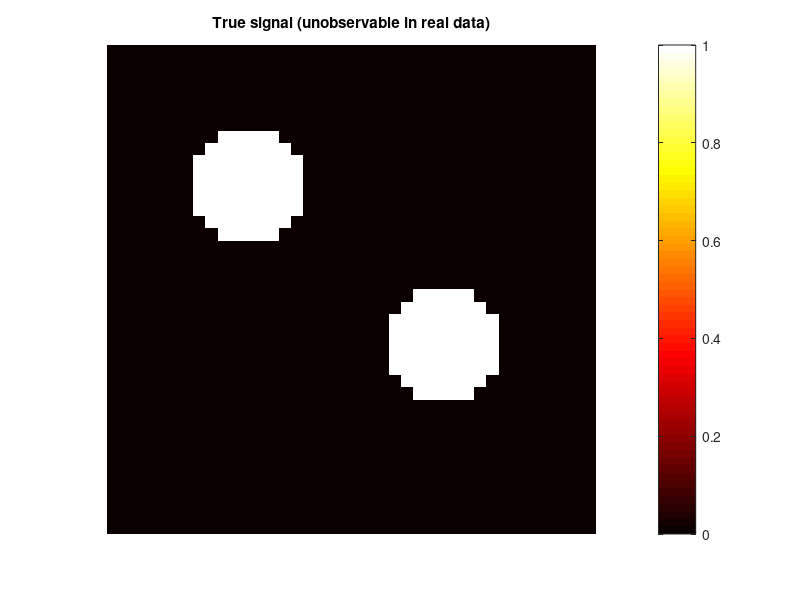

Reproduce this figure in MATLAB. (Note: this script raises an error after producing the figure.)
%% Lab 6 — Building a Brain Map from Scratch (MATLAB)
%[text] In this lab you will run the complete statistical brain-mapping loop in
%[text] miniature, on simulated data where *you* planted the true signal:
%[text] simulate a two-condition experiment at many "voxels", build a
%[text] single-subject map from trial-level data, combine subjects into a
%[text] group-level map, threshold it with and without multiple comparisons
%[text] correction, count true and false positives against the known ground
%[text] truth, watch effect sizes inflate in selected voxels, and compare
%[text] voxel-wise mapping against region-of-interest (ROI) tests.
%[text] The final (optional) section runs the same voxel-wise t-test on a real
%[text] dataset using CANlab tools.
%[text]
%[text] Requirements: base MATLAB + Statistics and Machine Learning Toolbox.
%[text] The final section additionally requires CanlabCore + SPM12 on your path.

if isempty(ver('stats'))
    warning('The Statistics Toolbox is required for ttest() below.');
end

%% 1. The generative model: plant the true signal
%[text] The brain mapping framework assumes observed data are a mixture of
%[text] true signal and noise (Figure 6.4 in the book). In a simulation we
%[text] choose the truth: a 40 x 40 grid of voxels, with an [A - B] effect of
%[text] 1 signal unit in two circular regions and exactly zero elsewhere.

rng(6);
nx = 40; ny = 40;                       % 40 x 40 voxel "slice"
[xx, yy] = meshgrid(1:nx, 1:ny);

% True signal: effect of 1 inside two circular regions, 0 elsewhere
truth = ((xx-12).^2 + (yy-12).^2 < 25) | ((xx-28).^2 + (yy-25).^2 < 25);
true_effect = 1.0 * truth;

figure;
imagesc(true_effect); axis image off; colormap hot; colorbar;
title('True signal (unobservable in real data)');
fprintf('Voxels with true signal: %d of %d\n', sum(truth(:)), numel(truth));

%% 2. A single-subject map from trial-level data
%[text] One participant performs many trials of condition A (task) and
%[text] condition B (control). At every voxel: baseline 100 units, plus the
%[text] true effect on A trials only, plus trial-to-trial noise. A two-sample
%[text] t-test at each voxel gives the single-subject map (top panel of
%[text] Figure 6.2). "Massively univariate" means the same simple test is
%[text] repeated independently at every voxel.

n_trials = 40;                          % trials per condition
noise_sd = 2.0;                         % trial-to-trial noise

% Trial-level responses at every voxel [ny x nx x n_trials]
trials_A = 100 + repmat(true_effect, 1, 1, n_trials) + noise_sd * randn(ny, nx, n_trials);
trials_B = 100 + noise_sd * randn(ny, nx, n_trials);

% Two-sample t-test at every voxel: is mean(A) different from mean(B)?
[~, p_single, ~, stat_single] = ttest2(trials_A, trials_B, 'dim', 3);
t_single = stat_single.tstat;

diff_image = mean(trials_A, 3) - mean(trials_B, 3);   % [A - B] difference image

figure;
subplot(1, 2, 1); imagesc(diff_image, [-2 2]); axis image off;
title('Unthresholded difference image'); colorbar;
subplot(1, 2, 2); imagesc(t_single, [-5 5]); axis image off;
title('Single-subject t map'); colorbar;
colormap(gca, 'parula');

%[text] The two true regions are visible — but so are convincing-looking
%[text] blobs that are pure noise. Hypothesis testing exists to tell us which
%[text] blobs are unlikely to be chance.

%% 3. A group-level map: population inference
%[text] Single-subject maps cannot support claims about brains in general.
%[text] The standard group recipe (bottom panel of Figure 6.2): compute one
%[text] [A - B] difference image per participant, then run a one-sample
%[text] t-test across participants at every voxel — treating participants as
%[text] a random effect.

n_sub = 24;                             % participants
subj_sd = 1.0;                          % between-person variability + noise

% One difference image per participant = true effect + noise [ny x nx x n_sub]
diff_imgs = repmat(true_effect, 1, 1, n_sub) + subj_sd * randn(ny, nx, n_sub);

% One-sample t-test across participants, separately at every voxel
[~, p_map, ~, stat_group] = ttest(diff_imgs, 0, 'dim', 3);
t_map = stat_group.tstat;

figure;
imagesc(t_map, [-8 8]); axis image off; colorbar;
title(sprintf('Group t map (n = %d, df = %d)', n_sub, n_sub - 1));

%% 4. Threshold the map: multiple comparisons
%[text] With 1,600 tests, p < .05 uncorrected *expects* about 73 false
%[text] positives from the 1,462 null voxels alone. We compare three choices:
%[text] uncorrected (per-voxel error rate), Bonferroni (family-wise error
%[text] rate: chance of ANY false positive), and Benjamini-Hochberg FDR
%[text] (expected proportion of significant voxels that are false positives).

alpha = 0.05;
n_vox = nx * ny;

sig_unc  = p_map < alpha;               % no correction
sig_bonf = p_map < alpha / n_vox;       % Bonferroni (FWER)

% Benjamini-Hochberg FDR: largest p-value rank under the BH line
p_sorted = sort(p_map(:));
below = p_sorted <= alpha * (1:n_vox)' / n_vox;
if any(below)
    p_crit = p_sorted(find(below, 1, 'last'));
else
    p_crit = 0;
end
sig_fdr = p_map <= p_crit & p_crit > 0;

figure;
titles = {'Unthresholded t map', 'p < .05 uncorrected', ...
          'FDR q < .05', 'Bonferroni FWER < .05'};
masks  = {true(ny, nx), sig_unc, sig_fdr, sig_bonf};
for i = 1:4
    subplot(1, 4, i);
    imagesc(t_map .* masks{i}, [0 8]); axis image off;
    title(titles{i});
end
colormap hot;

%[text] Score each map against the known truth — never possible in real data.
%[text] True positives: significant voxels inside true regions. False
%[text] positives: significant voxels outside them.

fprintf('Ground truth: %d active voxels, %d null voxels\n\n', ...
    sum(truth(:)), sum(~truth(:)));
names = {'Uncorrected p < .05', 'FDR q < .05', 'Bonferroni'};
masks = {sig_unc, sig_fdr, sig_bonf};
for i = 1:3
    m = masks{i};
    tp = sum(m(:) & truth(:));  fp = sum(m(:) & ~truth(:));
    fprintf('%-22s significant: %4d   true pos: %3d   false pos: %3d   sensitivity: %.2f\n', ...
        names{i}, sum(m(:)), tp, fp, tp / sum(truth(:)));
end

%[text] The tradeoff of Figure 6.4 in numbers: uncorrected maps detect nearly
%[text] all true voxels but are contaminated with false positives; Bonferroni
%[text] eliminates false positives but misses real signal at region edges;
%[text] FDR sits in between. No threshold reveals the truth exactly.

%% 5. Significant voxels overestimate their own effects
%[text] Voxels survive thresholding partly because noise happened to favor
%[text] the hypothesis there — so effect sizes estimated in selected voxels
%[text] are biased upward (the "winner's curse"). Every truly active voxel
%[text] has a planted effect of exactly 1.

est_effect = mean(diff_imgs, 3);        % estimated effect per voxel

in_truth    = est_effect(truth);                % all truly active voxels
in_selected = est_effect(truth & sig_bonf);     % ...that also passed Bonferroni
in_falsepos = est_effect(~truth & sig_unc);     % false positives (uncorrected)

fprintf('True effect size (planted):                    1.00\n');
fprintf('Mean estimate, ALL truly active voxels:        %.2f\n', mean(in_truth));
fprintf('Mean estimate, SELECTED (significant) voxels:  %.2f\n', mean(in_selected));
fprintf('Mean |estimate|, false-positive voxels:        %.2f  (true effect: 0.00)\n', ...
    mean(abs(in_falsepos)));

figure;
histogram(in_truth, 20, 'FaceAlpha', 0.6); hold on;
histogram(in_selected, 20, 'FaceAlpha', 0.6);
xline(1.0, '--k', 'true effect = 1');
xlabel('estimated [A - B] effect'); ylabel('voxel count');
legend({'all truly active voxels', 'significant (selected) voxels'});
title('Selection inflates effect estimates');

%[text] Significance tells you WHERE non-zero effects likely exist, not HOW
%[text] LARGE they are.

%% 6. The other end of the continuum: an a priori ROI
%[text] With precise prior knowledge we could average signal in one
%[text] predefined region — a single test, no correction needed (Figure 6.5).
%[text] Maximum power and unbiased estimates... IF the hypothesis is right.
%[text] Compare a correctly placed ROI with one displaced onto
%[text] mostly-null territory.

roi_correct   = (xx-12).^2 + (yy-12).^2 < 25;   % exactly on true region 1
roi_misplaced = (xx-20).^2 + (yy-4).^2  < 25;   % nearby, but wrong

rois = {roi_correct, roi_misplaced};
roi_names = {'Correct a priori ROI', 'Misplaced ROI       '};
for i = 1:2
    dmat = reshape(diff_imgs, [], n_sub);       % voxels x subjects
    roi_avg = mean(dmat(rois{i}(:), :), 1)';    % one value per subject
    [~, p_roi, ~, s] = ttest(roi_avg);
    fprintf('%s  mean effect = %5.2f   t(%d) = %5.2f   p = %.3g\n', ...
        roi_names{i}, mean(roi_avg), n_sub - 1, s.tstat, p_roi);
end

figure;
imagesc(true_effect); axis image off; colormap hot; hold on;
contour(roi_correct, [0.5 0.5], 'g', 'LineWidth', 2);
contour(roi_misplaced, [0.5 0.5], 'c', 'LineWidth', 2);
title('True signal with ROIs: correct (green) vs. misplaced (cyan)');

%[text] The correct ROI gives one decisive, unbiased test. The misplaced ROI,
%[text] sampling mostly null voxels, misses the effect entirely. Prior spatial
%[text] precision buys power — but a wrong prior makes a real effect
%[text] invisible, and the advantage is legitimate only if the ROI was truly
%[text] chosen before seeing the data.

%% 7. (Optional) The same loop on real data with CANlab tools
%[text] The identical logic — one test per voxel, threshold, visualize,
%[text] summarize regions — applied to a real dataset: contrast images for
%[text] 30 participants, [reappraise negative vs. look negative], from
%[text] Wager et al. (2008), Neuron. Requires CanlabCore + SPM12 on your path.
%[text] Adapted from the CANlab voxel-wise t-test walkthrough
%[text] (github.com/canlab/CANlab_help_examples).

if ~isempty(which('load_image_set'))

    img_obj = load_image_set('emotionreg');     % load 30 contrast images
    t = ttest(img_obj);                         % group t-test at every voxel
    t = threshold(t, .05, 'fdr', 'k', 10);      % FDR q < .05, extent >= 10 voxels

    montage(t);  drawnow, snapnow;              % show results on slices

    r = region(t);                              % contiguous significant regions
    table(r);                                   % labeled table of results

else
    disp('CanlabCore not found - skipping the real-data example.');
    disp('See https://canlab.github.io/setup/ for installation.');
end

%[text] Note that CANlab tools perform two-sided tests: hot colors show
%[text] relative activations, cool colors relative deactivations — exactly
%[text] the [Task - Control] contrast logic you just simulated.

%% Wrap-up
%[text] You have run the entire brain-mapping loop with known ground truth:
%[text] maps are statistical constructions, not pictures of activity; group
%[text] maps test generalization across people; thresholds trade error types;
%[text] selected voxels overestimate their effects; and a priori ROIs are
%[text] powerful only when prior knowledge is accurate and honestly a priori.
%[text] Try changing n_sub, the true effect size, or the noise SD, and watch
%[text] how each map responds.
